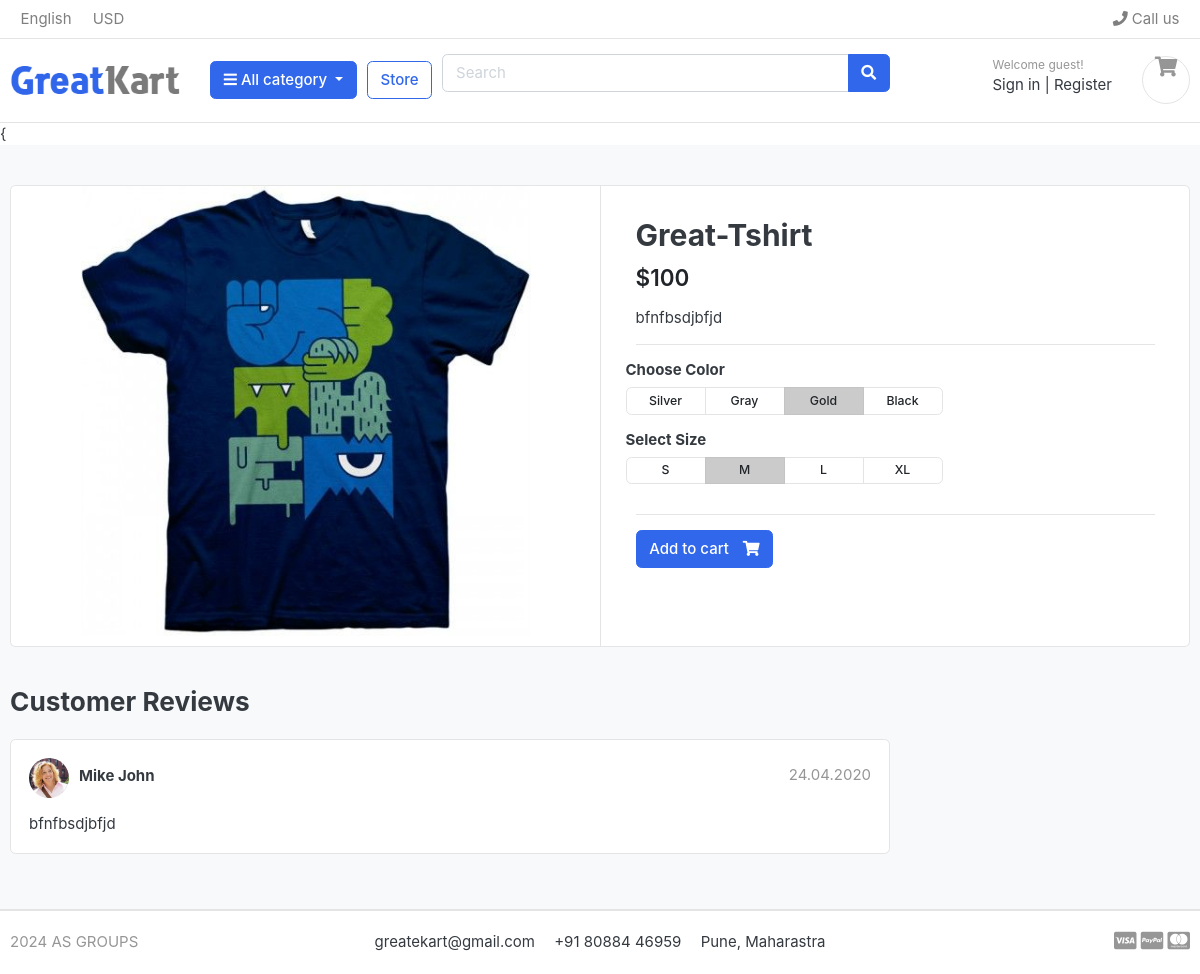
The page /store/t-shirt/great-tshirt/ on the database its author committed.
### store/models.py (models this page shows, shortened)
class Product(models.Model):
    product_name = models.CharField(max_length=200,unique=True)
    slug = models.SlugField(max_length=200,unique=True)
    description = models.TextField(max_length=200,blank=True)
    price = models.IntegerField()
    image = models.ImageField(upload_to='photos/products')
    stock = models.IntegerField()
    is_available = models.BooleanField(default=True)
    category = models.ForeignKey(Category,on_delete=models.CASCADE)
    created_date = models.DateTimeField(auto_now_add=True)
    modified_date = models.DateTimeField(auto_now=True)

### store/views.py (the view)
def product_details(request,category_slug=None,product_slug=None):
    try:
        if product_slug:
            product_slug = product_slug.lower()
        single_product=Product.objects.get(category__slug=category_slug,slug=product_slug)
    except ImportError as e:
        raise e
    context ={'single_product':single_product}
    return render(request, "product_template.html",context)

### Category/context_processor.py (called while the page is built)
def menu_links(request):
    link = Category.objects.all()
    return {'link':link}

### Category/models.py (called while the page is built)
    def get_url(self):
        return reverse('products_by_category',args=[self.slug])

### templates/product_template.html
{% extends 'base.html' %}
{% load static %}
{% block content %}
<section class="section-content padding-y bg">
    <div class="container">
        <div class="card">
            <div class="row no-gutters">
                <aside class="col-md-6">
                    <article class="gallery-wrap">
                        <div class="img-big-wrap">
                            <a href="#"><img src="{{ single_product.image.url }}"></a>
                        </div>
                    </article>
                </aside>
                <main class="col-md-6 border-left">
                    <article class="content-body">
                        <h2 class="title">{{ single_product.product_name }}</h2>
                        <div class="mb-3">
                            <var class="price h4">${{ single_product.price }}</var>
                        </div>
                        <p>{{ single_product.description }}</p>
                        <hr>
                        <div class="row">
                            <div class="item-option-select">
                                <h6>Choose Color</h6>
                                <div class="btn-group btn-group-sm btn-group-toggle" data-toggle="buttons">
                                    <label class="btn btn-light">
                                        <input type="radio" name="radio_color"> Silver
                                    </label>
                                    <label class="btn btn-light">
                                        <input type="radio" name="radio_color"> Gray
                                    </label>
                                    <label class="btn btn-light active">
                                        <input type="radio" name="radio_color checked"> Gold
                                    </label>
                                    <label class="btn btn-light">
                                        <input type="radio" name="radio_color"> Black
                                    </label>
                                </div>
                            </div>
                        </div>
                        <div class="row">
                            <div class="item-option-select">
                                <h6>Select Size</h6>
                                <div class="btn-group btn-group-sm btn-group-toggle" data-toggle="buttons">
                                    <label class="btn btn-light">
                                        <input type="radio" name="radio_color"> S
                                    </label>
                                    <label class="btn btn-light active">
                                        <input type="radio" name="radio_color" checked> M
                                    </label>
                                    <label class="btn btn-light">
                                        <input type="radio" name="radio_color"> L
                                    </label>
                                    <label class="btn btn-light">
                                        <input type="radio" name="radio_color"> XL
                                    </label>
                                </div>
                            </div>
                        </div>
                        <hr>
                        {% if single_product.stock <= 0 %}
                            <h5 class="text-danger">Out Of Stock</h5>
                        {% else %}
                            <a href="{% url 'addcart' %}" class="btn  btn-primary"> <span class="text">Add to cart</span>
                            <i class="fas fa-shopping-cart"></i> </a>
                        {% endif %}
                    </article>
                </main>
            </div>
        </div>
        <br>
        <div class="row">
            <div class="col-md-9">
                <header class="section-heading">
                    <h3>Customer Reviews </h3>
                </header>
                <article class="box mb-3">
                    <div class="icontext w-100">
                        <img src="{% static './images/avatars/avatar1.jpg' %}" class="img-xs icon rounded-circle">
                        <div class="text">
                            <span class="date text-muted float-md-right">24.04.2020 </span>
                            <h6 class="mb-1">Mike John </h6>
                        </div>
                    </div>
                    <div class="mt-3">
                        <p>{{ single_product.description }}</p>
                    </div>
                </article>
            </div>
        </div>
    </div>
</section>
</body>
</html>
{% endblock %}

### static/css/ui.css (style rules this page uses)
html { font-family: "Inter", sans-serif; font-size: 15px; }
.content-body { flex: 1 1 auto; padding: 2rem 2.3rem; }
.img-xs, .img-sm, .img-md, .img-lg { -o-object-fit: cover; object-fit: cover; flex-shrink: 0; flex-grow: 0; }
.img-xs { width: 40px; height: 40px; }
.padding-y { padding-top: 40px; padding-bottom: 40px; }
var { font-style: normal; }
article:after, .form-group:after { display: block; clear: both; content: ""; }
.bg { background-color: #f8f9fa; }
.section-heading { margin-bottom: 20px; margin-top: 15px; }
p:last-child { margin-bottom: 0; }
.btn-light { background-color: #fff; border-color: #e4e4e4; }
.btn .text + i { margin-left: 10px; }
.icontext { display: inline-flex; align-items: center; vertical-align: middle; }
.icontext .text { width: 100%; line-height: 1.2; }
.icontext .icon { position: relative; margin-right: 10px; flex-shrink: 0; flex-grow: 0; }
.price { font-weight: 600; color: #212529; }
.box { padding: 18px; background: #fff; border-radius: 0.37rem; border: 1px solid #e4e4e4; }
.box img { max-width: 100%; }
.gallery-wrap .img-big-wrap { margin-bottom: 10px; border-radius: 0.37rem; overflow: hidden; background-color: #fff; }
.gallery-wrap .img-big-wrap a { text-align: center; display: block; }
.gallery-wrap .img-big-wrap img { height: 450px; width: auto; display: inline-block; }
.item-option-select { margin-bottom: 1rem; display: inline-block; margin-right: 15px; }
.item-option-select .btn { min-width: 80px; }

### rows shown on the page
Product: image (picture), product_name "Great-Tshirt", price "100", description "bfnfbsdjbfjd"
